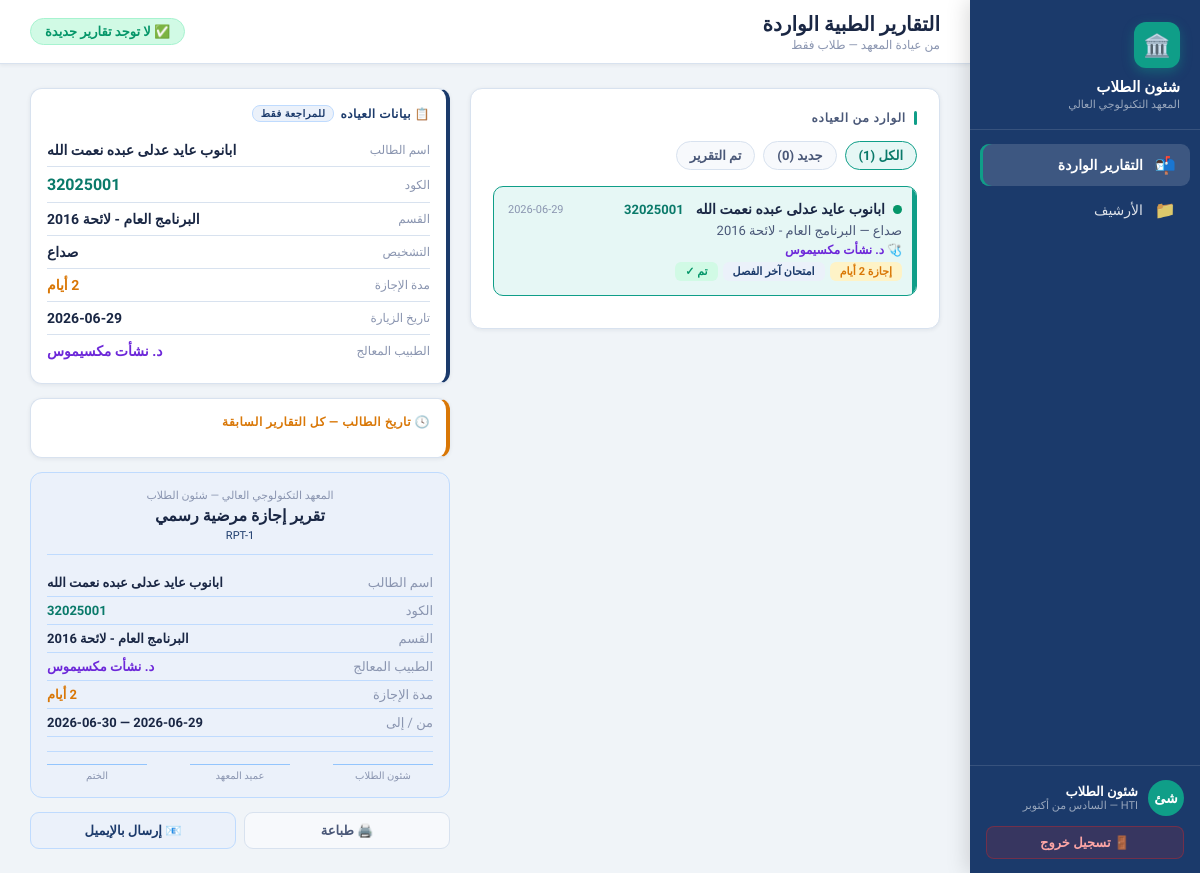
The page /affairs (signed in) on the database its author committed.
### tables this page shows
CREATE TABLE affairs_reports (
        id              INTEGER PRIMARY KEY AUTOINCREMENT,
        visit_id        INTEGER NOT NULL,
        report_number   TEXT,
        action_type     TEXT,
        leave_from      TEXT,
        leave_to        TEXT,
        leave_days      INTEGER,
        affairs_notes   TEXT,
        printed         INTEGER DEFAULT 0,
        created_at      TEXT DEFAULT CURRENT_TIMESTAMP,
        FOREIGN KEY(visit_id) REFERENCES visits(id)
    );

CREATE TABLE visits (
        id                   INTEGER PRIMARY KEY AUTOINCREMENT,
        person_type          TEXT NOT NULL,
        person_id            TEXT NOT NULL,
        person_name          TEXT NOT NULL,
        department           TEXT,
        visit_date           TEXT NOT NULL,
        diagnosis            TEXT,
        treatment_type       TEXT,
        medicines            TEXT,
        prescription         TEXT,
        leave_days           INTEGER DEFAULT 0,
        leave_from           TEXT,
        leave_to             TEXT,
        is_chronic           INTEGER DEFAULT 0,
        report_reason        TEXT,
        notes                TEXT,
        certificate_name     TEXT,
        submitted_to_affairs INTEGER DEFAULT 0,
        doctor_name          TEXT,
        created_at           TEXT DEFAULT CURRENT_TIMESTAMP
    );

### app.py (the view)
@app.route('/affairs')
def affairs_home():
    if 'user' not in session:
        return redirect(url_for('login_page'))
    if session.get('role') not in ('affairs', 'admin'):
        return redirect(url_for('doctor_search'))
    conn = get_db()
    reports = conn.execute('''
        SELECT v.*, ar.id as ar_id, ar.printed
        FROM visits v
        LEFT JOIN affairs_reports ar ON ar.visit_id = v.id
        WHERE v.submitted_to_affairs=1 AND v.person_type='student'
        ORDER BY v.created_at DESC
    ''').fetchall()
    new_count = conn.execute(
        "SELECT COUNT(*) FROM visits v LEFT JOIN affairs_reports ar ON ar.visit_id=v.id WHERE v.submitted_to_affairs=1 AND v.person_type='student' AND ar.id IS NULL"
    ).fetchone()[0]
    reports_list = [dict(r) for r in reports]
    student_ids = list({r['person_id'] for r in reports_list})
    history_by_student = {}
    for sid in student_ids:
        hist_rows = conn.execute('''
            SELECT v.id as visit_id, v.visit_date, v.diagnosis, v.leave_days,
                   v.leave_from, v.leave_to, v.doctor_name, v.report_reason,
                   v.is_chronic, ar.report_number, ar.id as ar_id
            FROM visits v
            LEFT JOIN affairs_reports ar ON ar.visit_id = v.id
            WHERE v.person_id=? AND v.person_type='student' AND v.submitted_to_affairs=1
            ORDER BY v.visit_date DESC
        ''', (sid,)).fetchall()
        history_by_student[sid] = [dict(h) for h in hist_rows]
    conn.close()
    return render_template('affairs.html', reports=reports_list, new_count=new_count,
                            history_by_student=history_by_student)

### app.py (called while the page is built)
def get_db():
    conn = sqlite3.connect(DB_PATH)
    conn.row_factory = sqlite3.Row
    return conn

### templates/affairs.html (shortened to what this page needs)
<!DOCTYPE html>
<html dir="rtl" lang="ar">
<head>
<link rel="stylesheet" href="/static/theme.css">
</head>
<body>
<div class="sidebar">
  <div class="sidebar-brand">
    <div class="brand-icon">🏛️</div>
    <div class="brand-name">شئون الطلاب</div>
    <div class="brand-sub">المعهد التكنولوجي العالي</div>
  </div>
  <nav class="sidebar-nav">
    <a href="/affairs" class="nav-item active">
      <span class="nav-icon">📬</span> التقارير الواردة
    </a>
    <a href="/affairs/archive" class="nav-item"><span class="nav-icon">📁</span> الأرشيف</a>
  </nav>
  <div class="sidebar-footer">
    <div class="user-chip">
      <div class="user-av">شئ</div>
      <div><div class="user-name">شئون الطلاب</div><div class="user-role">HTI — السادس من أكتوبر</div></div>
    </div>
    <a href="/logout" class="logout-btn">🚪 تسجيل خروج</a>
  </div>
</div>
<div class="main">
  <div class="topbar">
    <div>
      <div class="topbar-title">التقارير الطبية الواردة</div>
      <div class="topbar-sub">من عيادة المعهد — طلاب فقط</div>
    </div>
    {% if new_count > 0 %}
      <div class="badge-new">🔴 {{ new_count }} تقارير جديدة</div>
    {% else %}
      <div class="badge-ok">✅ لا توجد تقارير جديدة</div>
    {% endif %}
  </div>
  <div class="content">
    <div>
      <div class="card">
        <div class="section-title">الوارد من العياده</div>
        <div style="display:flex;gap:8px;margin-bottom:16px;flex-wrap:wrap;">
          <button class="filter-btn active" onclick="filterR('all',this)">الكل ({{ reports|length }})</button>
          <button class="filter-btn" onclick="filterR('new',this)">جديد ({{ new_count }})</button>
          <button class="filter-btn" onclick="filterR('done',this)">تم التقرير</button>
        </div>
        <div id="ri-list">
        {% set acs = ["var(--teal)","var(--amber)","var(--blue)","var(--red)"] %}
        {% for r in reports %}
          {% set is_new = r.ar_id is none %}
          <div class="ri {% if loop.first %}sel{% endif %}"
               id="ri-{{ r.id }}"
               style="--ac:{{ acs[loop.index0 % 4] }}"
               data-status="{{ 'new' if is_new else 'done' }}"
               onclick="selectReport({{ r.id }}, this)">
            <div class="ri-top">
              <div class="ri-left">
                <div class="dot {{ 'dot-new' if is_new else 'dot-done' }}" id="dot-{{ r.id }}"></div>
                <span class="ri-name">{{ r.person_name }}</span>
                <span class="ri-id">{{ r.person_id }}</span>
              </div>
              <span class="ri-time">{{ r.visit_date }}</span>
            </div>
            <div class="ri-diag">{{ r.diagnosis or "—" }} — {{ r.department or "" }}</div>
            {% if r.doctor_name %}<div class="ri-doc">🩺 {{ r.doctor_name }}</div>{% endif %}
            <div class="ri-tags" style="display:flex;gap:5px;flex-wrap:wrap;">
              {% if r.leave_days and r.leave_days > 0 %}<span class="tag t-amber">إجازة {{ r.leave_days }} أيام</span>{% endif %}
              {% if r.report_reason %}<span class="tag t-blue">{{ r.report_reason }}</span>{% endif %}
              {% if not is_new %}<span class="tag t-green">تم ✓</span>{% endif %}
            </div>
          </div>
        {% else %}
          <div style="text-align:center;padding:40px;color:var(--text-muted);font-size:14px;">لا توجد تقارير واردة حتى الآن</div>
        {% endfor %}
        </div>
      </div>
    </div>
    <div class="rp" id="right-panel">
      {% if reports %}
        {% set r = reports[0] %}
        {% set is_new = r.ar_id is none %}
        <div class="ref-card">
          <div class="ref-title">📋 بيانات العياده <span class="ref-badge">للمراجعة فقط</span></div>
          <div class="ref-row"><span class="rk">اسم الطالب</span><span class="rv" id="rp-name">{{ r.person_name }}</span></div>
          <div class="ref-row"><span class="rk">الكود</span><span class="rv id" id="rp-id">{{ r.person_id }}</span></div>
          <div class="ref-row"><span class="rk">القسم</span><span class="rv" id="rp-dept">{{ r.department or "—" }}</span></div>
          <div class="ref-row"><span class="rk">التشخيص</span><span class="rv" id="rp-diag">{{ r.diagnosis or "—" }}</span></div>
          <div class="ref-row"><span class="rk">مدة الإجازة</span><span class="rv leave" id="rp-leave">{{ r.leave_days or 0 }} أيام</span></div>
          <div class="ref-row"><span class="rk">تاريخ الزيارة</span><span class="rv" id="rp-date">{{ r.visit_date }}</span></div>
          <div class="ref-row"><span class="rk">الطبيب المعالج</span><span class="rv doc" id="rp-doctor">{{ r.doctor_name or "—" }}</span></div>
        </div>
        <div class="card" style="background:#fff;border:1.5px solid var(--border);border-right:4px solid var(--amber);border-radius:12px;padding:16px;box-shadow:var(--shadow-sm);">
          <div class="ref-title" style="color:var(--amber);">
            🕓 تاريخ الطالب — كل التقارير السابقة
          </div>
        </div>
        <div class="prev-card">
          <div class="prev-head">
            <div class="prev-uni">المعهد التكنولوجي العالي — شئون الطلاب</div>
            <div class="prev-title">تقرير إجازة مرضية رسمي</div>
            <div class="prev-num" id="prev-num">{{ "RPT-" ~ r.ar_id if r.ar_id else "في انتظار الإنشاء" }}</div>
          </div>
          <div class="prev-row"><span class="pk">اسم الطالب</span><span class="pv" id="pr-name">{{ r.person_name }}</span></div>
          <div class="prev-row"><span class="pk">الكود</span><span class="pv" id="pr-id" style="color:var(--teal-dark);">{{ r.person_id }}</span></div>
          <div class="prev-row"><span class="pk">القسم</span><span class="pv" id="pr-dept">{{ r.department or "—" }}</span></div>
          <div class="prev-row"><span class="pk">الطبيب المعالج</span><span class="pv" id="pr-doctor" style="color:var(--purple);">{{ r.doctor_name or "—" }}</span></div>
          <div class="prev-row"><span class="pk">مدة الإجازة</span><span class="pv" id="pr-leave" style="color:var(--amber);">{{ r.leave_days or 0 }} أيام</span></div>
          <div class="prev-row"><span class="pk">من / إلى</span><span class="pv" id="pr-dates">{{ r.leave_from or "—" }} — {{ r.leave_to or "—" }}</span></div>
          <div class="sig-row">
            <div class="sig-box"><div class="sig-line"></div><div class="sig-lbl">شئون الطلاب</div></div>
            <div class="sig-box"><div class="sig-line"></div><div class="sig-lbl">عميد المعهد</div></div>
            <div class="sig-box"><div class="sig-line"></div><div class="sig-lbl">الختم</div></div>
          </div>
        </div>
        <div class="btn-row">
          <button class="btn-prev2" onclick="doPrint()">🖨️ طباعة</button>
          <button class="btn-prev2" onclick="openEmailModal()" style="background:var(--blue-light);border-color:#BFDBFE;color:#1B3A6B;">📧 إرسال بالإيميل</button>
        </div>
      {% else %}
        <div class="placeholder">
          <div style="font-size:44px;margin-bottom:12px;">📭</div>
          <div style="font-size:15px;font-weight:700;color:var(--text-primary);margin-bottom:6px;">لم تصل تقارير بعد</div>
          <div style="font-size:13px;">ستظهر هنا عند إرسال الدكتور تقريراً</div>
        </div>
      {% endif %}
    </div>
  </div>
</div>
</body>
</html>

### static/theme.css (style rules this page uses)
:root { --bg-page: #F0F4F8; --bg-card: #FFFFFF; --bg-sidebar: #1B3A6B; --bg-sidebar2: #152E57; --bg-topbar: #FFFFFF; --bg-input: #F7F9FC; --bg-hover: #EBF1FA; --bg-active: rgba(255,255,255,.15); --text-primary: #1A2744; --text-secondary:#4A5878; --text-muted: #8A95B0; --text-white: #FFFFFF; --text-sidebar: rgba(255,255,255,.85); --teal: #0F9E88; --teal-light: #E6F7F5; --teal-dark: #0A7A6A; --blue: #1B3A6B; --blue-light: #EBF1FA; --amber: #D97706; --amber-light: #FEF3C7; --red: #DC2626; --red-light: #FEE2E2; --purple: #6D28D9; --purple-light: #EDE9FE; --green: #059669; --green-light: #D1FAE5; --border: #D8E2EF; --border-dark: #C0CDE0; --shadow-sm: 0 1px 4px rgba(26,39,68,.08); --shadow-md: 0 4px 16px rgba(26,39,68,.12); --shadow-lg: 0 8px 32px rgba(26,39,68,.15); --radius: 12px; --radius-sm: 8px; }
* { margin:0; padding:0; box-sizing:border-box; }
body { font-family: 'Tajawal', 'Segoe UI', Tahoma, Arial, sans-serif; background: var(--bg-page); color: var(--text-primary); font-size: 15px; direction: rtl; }
.sidebar { width: 230px; background: var(--bg-sidebar); display: flex; flex-direction: column; padding: 0; flex-shrink: 0; position: fixed; right: 0; top: 0; bottom: 0; z-index: 10; box-shadow: -3px 0 20px rgba(0,0,0,.15); }
.sidebar-brand { padding: 22px 20px 18px; border-bottom: 1px solid rgba(255,255,255,.12); }
.brand-icon { width: 46px; height: 46px; background: var(--teal); border-radius: 12px; display: flex; align-items: center; justify-content: center; font-size: 22px; margin-bottom: 10px; box-shadow: 0 4px 12px rgba(15,158,136,.4); }
.brand-name { font-size: 15px; font-weight: 800; color: #fff; }
.brand-sub { font-size: 11px; color: rgba(255,255,255,.55); margin-top: 2px; }
.sidebar-nav { padding: 14px 10px; flex: 1; }
.nav-item { display: flex; align-items: center; gap: 11px; padding: 11px 14px; border-radius: 9px; text-decoration: none; color: var(--text-sidebar); font-size: 14px; font-weight: 500; transition: all .18s; margin-bottom: 3px; cursor: pointer; }
.nav-item.active { background: rgba(255,255,255,.15); color: #fff; font-weight: 700; box-shadow: inset 3px 0 0 var(--teal); }
.nav-icon { font-size: 17px; width: 22px; text-align: center; }
.sidebar-footer { padding: 14px 16px; border-top: 1px solid rgba(255,255,255,.12); }
.user-chip { display: flex; align-items: center; gap: 10px; margin-bottom: 10px; }
.user-av { width: 36px; height: 36px; border-radius: 50%; background: var(--teal); display: flex; align-items: center; justify-content: center; font-size: 14px; font-weight: 800; color: #fff; flex-shrink: 0; }
.user-name { font-size: 13px; color: #fff; font-weight: 700; }
.user-role { font-size: 11px; color: rgba(255,255,255,.55); }
.logout-btn { display: flex; align-items: center; justify-content: center; gap: 6px; width: 100%; padding: 8px; background: rgba(220,38,38,.15); border: 1px solid rgba(220,38,38,.35); color: #FCA5A5; border-radius: 8px; font-size: 13px; font-weight: 600; text-decoration: none; cursor: pointer; transition: all .15s; }
.main { flex: 1; margin-right: 230px; display: flex; flex-direction: column; min-height: 100vh; }
.topbar { background: var(--bg-topbar); border-bottom: 1.5px solid var(--border); padding: 0 30px; height: 64px; display: flex; align-items: center; justify-content: space-between; flex-shrink: 0; position: sticky; top: 0; z-index: 5; box-shadow: var(--shadow-sm); }
.topbar-title { font-size: 20px; font-weight: 800; color: var(--text-primary); }
.topbar-sub { font-size: 12px; color: var(--text-muted); margin-top: 2px; }
.content { flex: 1; padding: 26px 30px; }
.card { background: var(--bg-card); border: 1.5px solid var(--border); border-radius: var(--radius); padding: 22px; box-shadow: var(--shadow-sm); }
.section-title { font-size: 12px; font-weight: 800; color: var(--text-secondary); letter-spacing: .8px; text-transform: uppercase; margin-bottom: 16px; display: flex; align-items: center; gap: 8px; }
.section-title::before { content: ''; width: 3px; height: 14px; background: var(--teal); border-radius: 2px; }
.tag { font-size: 11px; padding: 3px 10px; border-radius: 6px; font-weight: 700; }
.t-amber { background: var(--amber-light); color: var(--amber); }
.t-green { background: var(--green-light); color: var(--green); }
.t-blue { background: var(--blue-light); color: var(--blue); }
.badge-ok { background: var(--green-light); color: var(--green); border:1.5px solid #A7F3D0; padding:5px 14px; border-radius:20px; font-size:13px; font-weight:700; }

### rows shown on the page
affairs_reports: person_name "ابانوب عايد عدلى عبده نعمت الله", person_id "32025001", visit_date "2026-06-29", diagnosis "صداع", department "البرنامج العام - لائحة 2016", doctor_name "د. نشأت مكسيموس", leave_days "2", report_reason "امتحان آخر الفصل", id "RPT-1"
visits: person_name "ابانوب عايد عدلى عبده نعمت الله", person_id "32025001", department "البرنامج العام - لائحة 2016", diagnosis "صداع", leave_days "2", visit_date "2026-06-29", doctor_name "د. نشأت مكسيموس", leave_from "2026-06-29", leave_to "2026-06-30"

### other values the page prints
{{ reports|length }} "1"
{{ new_count }} "0"
